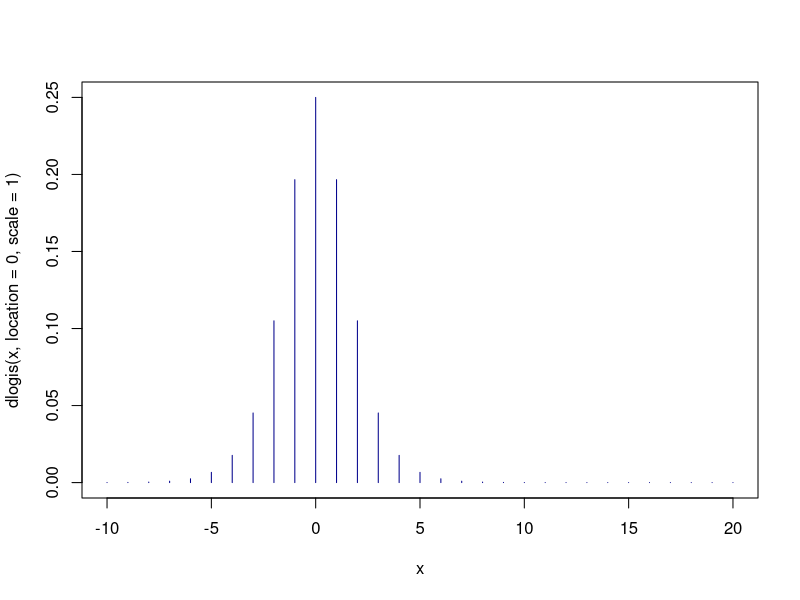
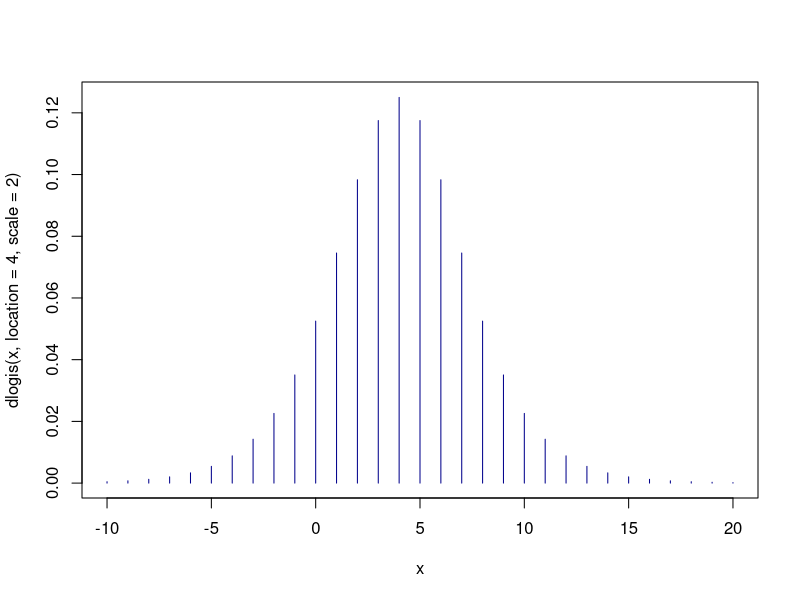
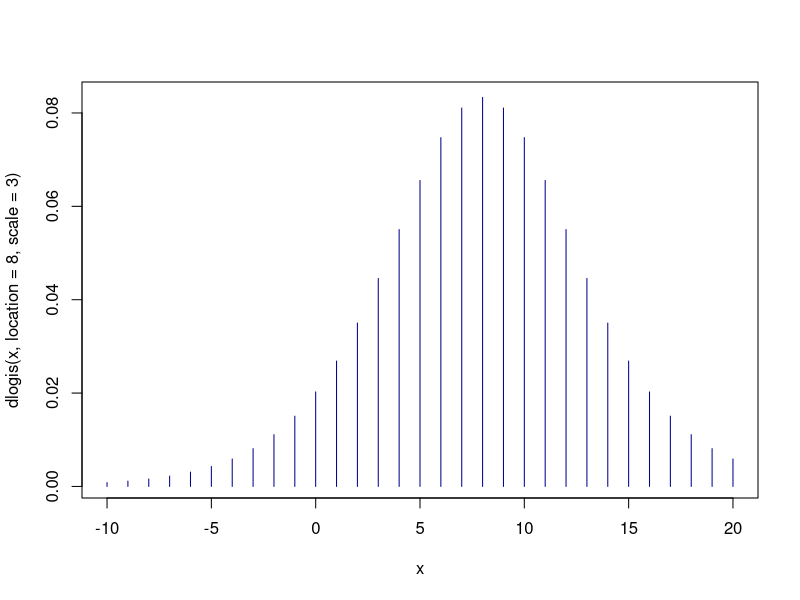
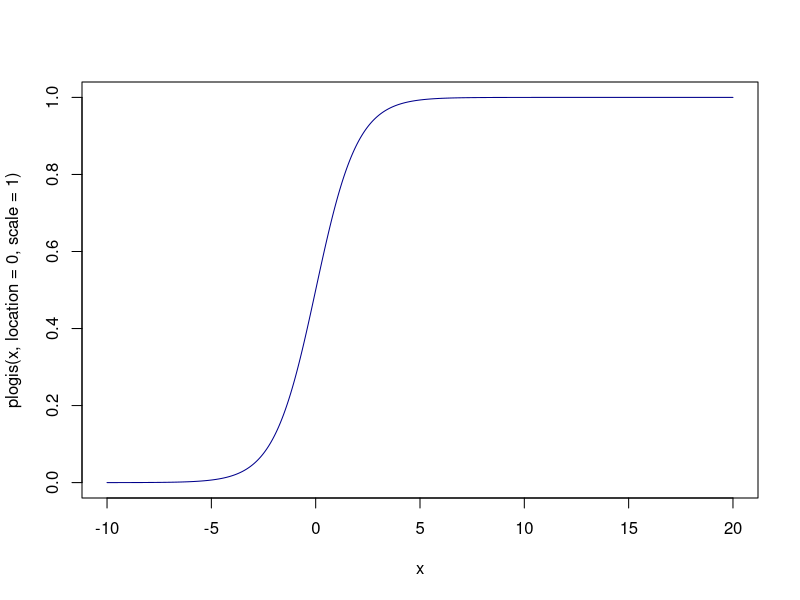
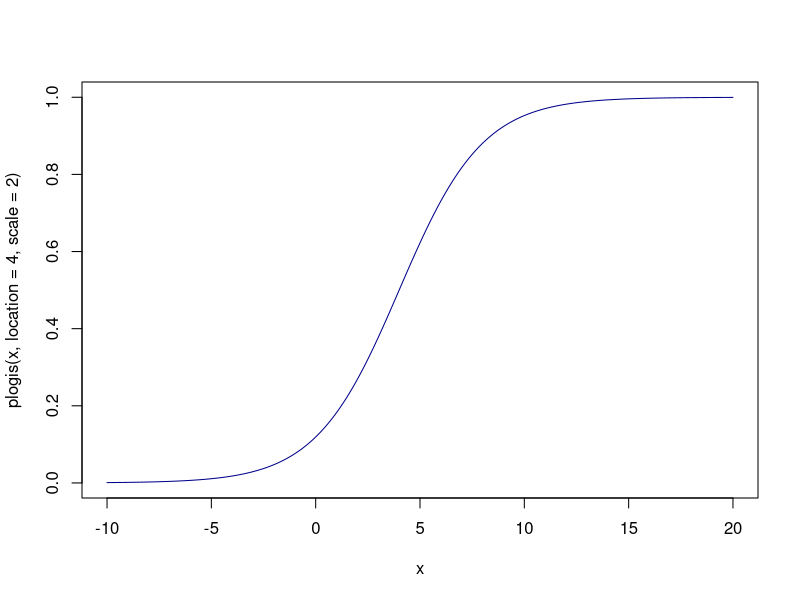
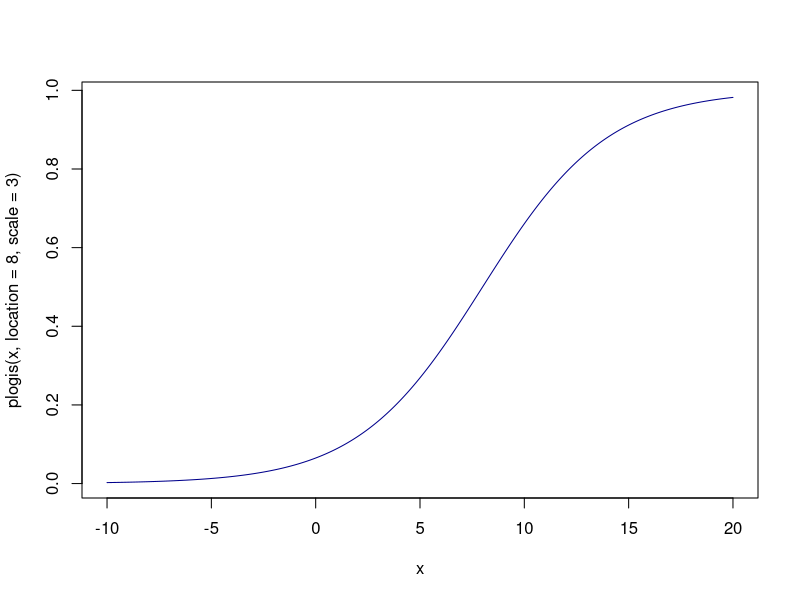
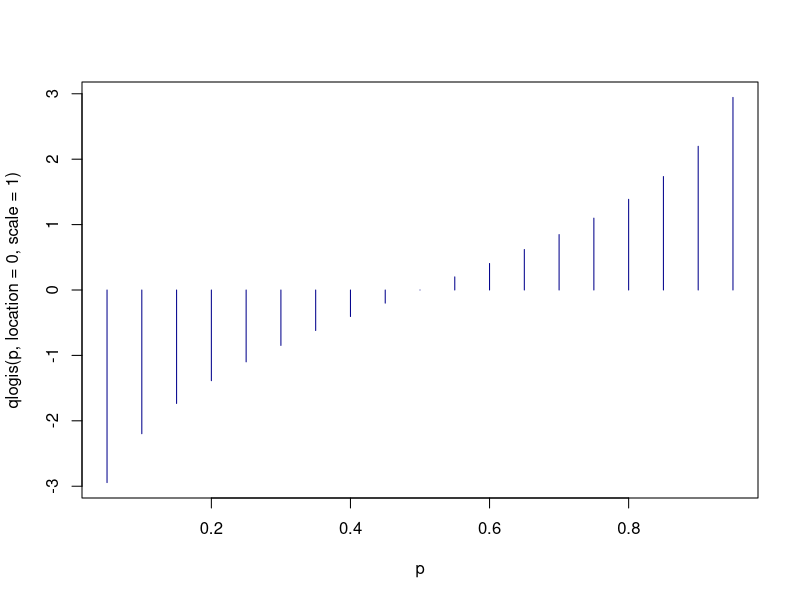
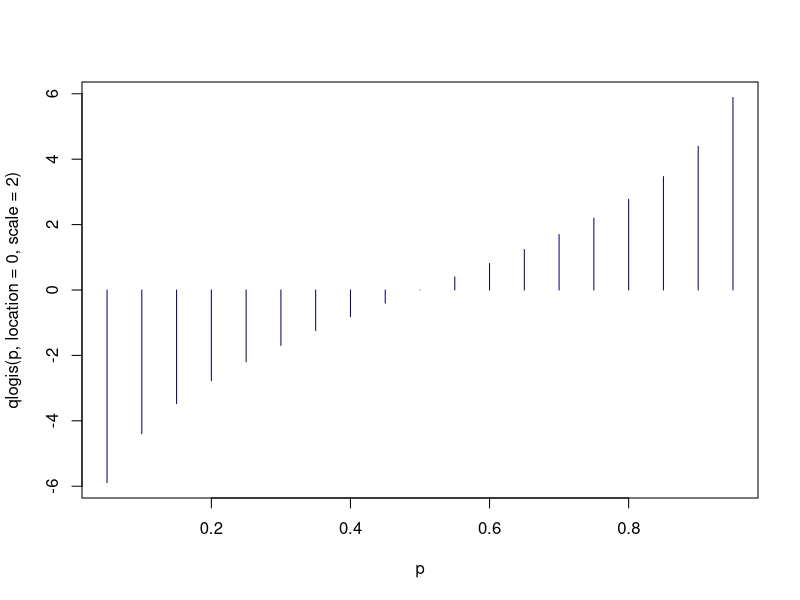

These charts were generated, in order, by the following R code:
## ---- chunk 1
x <- -10:20
plot(x, dlogis(x, location = 0, scale = 1), type = "h", col = "darkblue")
## ---- chunk 2
plot(x, dlogis(x, location = 4, scale = 2), type = "h", col = "darkblue")
## ---- chunk 3
plot(x, dlogis(x, location = 8, scale = 3), type = "h", col = "darkblue")
## ---- chunk 4
x <- seq(-10, 20, by=0.05)
plot(x, plogis(x, location = 0, scale = 1), type = "l", col = "darkblue")
## ---- chunk 5
plot(x, plogis(x, location = 4, scale = 2), type = "l", col = "darkblue")
## ---- chunk 6
plot(x, plogis(x, location = 8, scale = 3), type = "l", col = "darkblue")
## ---- chunk 7
p <- seq(0.05,0.95,by = 0.05)
plot(p, qlogis(p, location = 0, scale = 1), type = "h", col = "darkblue")
## ---- chunk 8
plot(p, qlogis(p, location = 0, scale = 2), type = "h", col = "darkblue")
## ---- chunk 9
plot(p, qlogis(p, location = 2, scale = 1), type = "h", col = "darkblue")
## ---- chunk 10
plot(p, qlogis(p, location = 8, scale = 3), type = "h", col = "darkblue")
## ---- chunk 11
location <- 4
scale <- 2
n <- c(20, 50, 200, 1000)


set.seed(58)
x1 <- rlogis(n[1], location, scale)
x2 <- rlogis(n[2], location, scale)
x3 <- rlogis(n[3], location, scale)
x4 <- rlogis(n[4], location, scale)
## ---- chunk 12
library(ggplot2)

# Teorinio tankio funkcija
logistine_tankio_f <- function(x, loc=4, sc=2) {
  dlogis(x, location=loc, scale=sc)
}

histograma1 <- ggplot(data.frame(x1), aes(x=x1)) +
  geom_histogram(aes(y=after_stat(density)), 
                 binwidth = 0.5,
                 colour="black", fill="white") +
  geom_density(alpha=.2, fill="darkblue") +
  stat_function(fun=logistine_tankio_f, 
                colour="red", linewidth=1, linetype="dashed") +
  labs(title="Logistinio skirstinio histograma (n=20)",
       subtitle="μ=4, σ=2",
       x="Reikšmė", 
       y="Tankis") +
  theme_minimal()
histograma1
## ---- chunk 13
histograma2 <- ggplot(data.frame(x2), aes(x=x2)) +
  geom_histogram(aes(y=after_stat(density)), 
                 binwidth = 0.5,
                 colour="black", fill="white") +
  geom_density(alpha=.2, fill="darkblue") +
  stat_function(fun=logistine_tankio_f, 
                colour="red", linewidth=1, linetype="dashed") +
  labs(title="Logistinio skirstinio histograma (n=50)",
       subtitle="μ=4, σ=2",
       x="Reikšmė", 
       y="Tankis") +
  theme_minimal()
histograma2
## ---- chunk 14
histograma3 <- ggplot(data.frame(x3), aes(x=x3)) +
  geom_histogram(aes(y=after_stat(density)), 
                 binwidth = 0.5,
                 colour="black", fill="white") +
  geom_density(alpha=.2, fill="darkblue") +
  stat_function(fun=logistine_tankio_f, 
                colour="red", linewidth=1, linetype="dashed") +
  labs(title="Logistinio skirstinio histograma (n=200)",
       subtitle="μ=4, σ=2",
       x="Reikšmė", 
       y="Tankis") +
  theme_minimal()
histograma3
## ---- chunk 15
histograma4 <- ggplot(data.frame(x4), aes(x=x4)) +
  geom_histogram(aes(y=after_stat(density)), 
                 binwidth = 0.5,
                 colour="black", fill="white") +
  geom_density(alpha=.2, fill="darkblue") +
  stat_function(fun=logistine_tankio_f, 
                colour="red", linewidth=1, linetype="dashed") +
  labs(title="Logistinio skirstinio histograma (n=1000)",
       subtitle="μ=4, σ=2",
       x="Reikšmė", 
       y="Tankis") +
  theme_minimal()
histograma4
## ---- chunk 16
# Apibrėžiame intervalą x ašiai
x_range <- seq(-10, 20, by=0.1)

ex1 <- ecdf(x1)
plot(ex1, main="Empirinė pasiskirstymo funkcija (n=20)", 
     xlab="x", ylab="F(x)", 
     col="blue", lwd=2)
# Pridedame teorinę pasiskirstymo funkciją
lines(x_range, plogis(x_range, location=4, scale=2), 
      col="red", lty=2, lwd=2)
# Pridedame legendą
legend("bottomright", 
       legend=c("Empirinė", "Teorinė"), 
       col=c("blue", "red"), 
       lty=c(1, 2), 
       lwd=c(2, 2))
## ---- chunk 17
ex2 <- ecdf(x2)
plot(ex2, main="Empirinė pasiskirstymo funkcija (n=50)", 
     xlab="x", ylab="F(x)", 
     col="blue", lwd=2)
lines(x_range, plogis(x_range, location=4, scale=2), 
      col="red", lty=2, lwd=2)
legend("bottomright", 
       legend=c("Empirinė", "Teorinė"), 
       col=c("blue", "red"), 
       lty=c(1, 2), 
       lwd=c(2, 2))
## ---- chunk 18
ex3 <- ecdf(x3)
plot(ex3, main="Empirinė pasiskirstymo funkcija (n=200)", 
     xlab="x", ylab="F(x)", 
     col="blue", lwd=2)
lines(x_range, plogis(x_range, location=4, scale=2), 
      col="red", lty=2, lwd=2)
legend("bottomright", 
       legend=c("Empirinė", "Teorinė"), 
       col=c("blue", "red"), 
       lty=c(1, 2), 
       lwd=c(2, 2))
## ---- chunk 19
ex4 <- ecdf(x4)
plot(ex4, main="Empirinė pasiskirstymo funkcija (n=1000)", 
     xlab="x", ylab="F(x)", 
     col="blue", lwd=2)
lines(x_range, plogis(x_range, location=4, scale=2), 
      col="red", lty=2, lwd=2)
legend("bottomright", 
       legend=c("Empirinė", "Teorinė"), 
       col=c("blue", "red"), 
       lty=c(1, 2), 
       lwd=c(2, 2))
## ---- chunk 20
library(e1071)
library(knitr)

# Teorinės logistinio skirstinio reikšmės su parametrais location=4, scale=2
theoretical_mean <- 4  # vidurkis = μ
theoretical_var <- (pi^2 * 2^2)/3  # dispersija = (π^2 * σ^2)/3
theoretical_sd <- sqrt(theoretical_var)  # standartinis nuokrypis
theoretical_skewness <- 0  # asimetrijos koeficientas
theoretical_kurtosis <- 1.2  # eksceso koeficientas = 6/5

# Sukuriame duomenų rėmelį palyginimui
stats_table <- data.frame(
  Metric = c("Vidurkis", "Dispersija", "Standartinis nuokrypis",
             "Asimetrijos koef.", "Eksceso koef."),
  Theoretical = c(theoretical_mean, theoretical_var, theoretical_sd,
                 theoretical_skewness, theoretical_kurtosis),
  n_20 = c(mean(x1), var(x1), sd(x1), skewness(x1), kurtosis(x1)),
  n_50 = c(mean(x2), var(x2), sd(x2), skewness(x2), kurtosis(x2)),
  n_200 = c(mean(x3), var(x3), sd(x3), skewness(x3), kurtosis(x3)),
  n_1000 = c(mean(x4), var(x4), sd(x4), skewness(x4), kurtosis(x4))
)

# Pridedame skirtumo stulpelius
stats_table$diff_20 <- round(abs(stats_table$n_20 - stats_table$Theoretical), 4)
stats_table$diff_50 <- round(abs(stats_table$n_50 - stats_table$Theoretical), 4)
stats_table$diff_200 <- round(abs(stats_table$n_200 - stats_table$Theoretical), 4)
stats_table$diff_1000 <- round(abs(stats_table$n_1000 - stats_table$Theoretical), 4)
## ---- chunk 21
# Formatuojame lentelę
kable(stats_table, 
      caption = "Empirinių ir teorinių statistikų palyginimas",
      col.names = c("Statistika", "Teorinė reikšmė", 
                    "n=20", "n=50", "n=200", "n=1000", 
                    "Skirtumas (n=20)", "Skirtumas (n=50)", 
                    "Skirtumas (n=200)", "Skirtumas (n=1000)"),
      digits = 4)
## ---- chunk 22
# Funkcija momentų metodo įvertiniams apskaičiuoti
MM_logistic <- function(x) {
  m_logistic <- mean(x)      # Imties vidurkis
  s_logistic <- var(x)       # Imties dispersija
  
  # Momentų metodo įvertiniai
  hat_mu <- m_logistic                   # Vidurkio įvertinys
  hat_sigma <- sqrt(3 * s_logistic / pi^2)  # Scale parametro įvertinys
  
  return(c(location = hat_mu, scale = hat_sigma))
}

# Bootstrap metodas MM įvertinių patikimumo įvertinimui
# Pasirenkame didžiausią imtį (n=1000) geresniam patikimumui
set.seed(58)
bootstrap_samples <- replicate(1000, sample(x4, size = length(x4), replace = TRUE))
bootstrap_estimates <- t(apply(bootstrap_samples, 2, MM_logistic))

## ---- chunk 23
# Vizualizuojame bootstrap rezultatus
par(mfrow=c(1,2))
boxplot(bootstrap_estimates[,1], main = "Location (μ)", col = "lightblue")
abline(h = 4, col = "red", lty = 2)  # Tikroji μ reikšmė
boxplot(bootstrap_estimates[,2], main = "Scale (σ)", col = "lightgreen")
abline(h = 2, col = "red", lty = 2)  # Tikroji σ reikšmė
par(mfrow=c(1,1))
## ---- chunk 24
# Skaičiuojame bootstrap pasikliautinus intervalus (95%)
location_ci <- quantile(bootstrap_estimates[,1], c(0.025, 0.975))
scale_ci <- quantile(bootstrap_estimates[,2], c(0.025, 0.975))

# Spausdiname rezultatus
cat("Bootstrap 95% pasikliautini intervalai:\n")
cat("Location (μ): [", round(location_ci[1], 4), ", ", round(location_ci[2], 4), "]\n")
cat("Scale (σ): [", round(scale_ci[1], 4), ", ", round(scale_ci[2], 4), "]\n")
## ---- chunk 25
# Momentų metodo įvertiniai x1 imčiai (n=20)
MM_logistic(x1)

# Momentų metodo įvertiniai x2 imčiai (n=50)
MM_logistic(x2)

# Momentų metodo įvertiniai x3 imčiai (n=200)
MM_logistic(x3)

# Momentų metodo įvertiniai x4 imčiai (n=1000)
MM_logistic(x4)

## ---- chunk 26

set.seed(58)
rand_logistic <- rlogis(x1, location = 4, scale = 2 )

m_logistic <- mean(rand_logistic)
s_logistic <- var(rand_logistic)

#MM
hat_mu <- m_logistic
hat_s <- sqrt(3 * s_logistic / pi^2)
hat_mu
hat_s
## ---- chunk 27
set.seed(58)
rand_logistic <- rlogis(x2, location = 4, scale = 2 )

m_logistic <- mean(rand_logistic)
s_logistic <- var(rand_logistic)

#MM
hat_mu <- m_logistic
hat_s <- sqrt(3 * s_logistic / pi^2)
hat_mu
hat_s
## ---- chunk 28
set.seed(58)
rand_logistic <- rlogis(x3, location = 4, scale = 2 )

m_logistic <- mean(rand_logistic)
s_logistic <- var(rand_logistic)

#MM
hat_mu <- m_logistic
hat_s <- sqrt(3 * s_logistic / pi^2)
hat_mu
hat_s
## ---- chunk 29
set.seed(58)
rand_logistic <- rlogis(x4, location = 4, scale = 2 )

m_logistic <- mean(rand_logistic)
s_logistic <- var(rand_logistic)

#MM
hat_mu <- m_logistic
hat_s <- sqrt(3 * s_logistic / pi^2)
hat_mu
hat_s
## ---- chunk 30
library(maxLik)

logLikFun <- function(param) {
  location <- param[1]
  scale <- param[2]
  sum(dlogis(x1, location = location,
            scale = scale, log = TRUE))
}
mle <- maxLik(logLik = logLikFun,
              start = c(location = 0, scale = 1))
summary(mle)
coef(mle)
stdEr(mle)

## ---- chunk 31

logLikFun <- function(param) {
  location <- param[1]
  scale <- param[2]
  sum(dlogis(x2, location = location,
             scale = scale, log = TRUE))
}
mle <- maxLik(logLik = logLikFun,
              start = c(location = 0, scale = 1))
summary(mle)
coef(mle)
stdEr(mle)

## ---- chunk 32
logLikFun <- function(param) {
  location <- param[1]
  scale <- param[2]
  sum(dlogis(x3, location = location,
             scale = scale, log = TRUE))
}
mle <- maxLik(logLik = logLikFun,
              start = c(location = 0, scale = 1))
summary(mle)
coef(mle)
stdEr(mle)

## ---- chunk 33
logLikFun <- function(param) {
  location <- param[1]
  scale <- param[2]
  sum(dlogis(x4, location = location,
             scale = scale, log = TRUE))
}
mle <- maxLik(logLik = logLikFun,
              start = c(location = 0, scale = 1))
summary(mle)
coef(mle)
stdEr(mle)

## ---- chunk 34
library(maxLik)
library(knitr)

# Apibrėžiame funkciją, kuri skaičiuoja MLE bet kuriai imčiai
MLE_logistic <- function(x, starting_values = c(location = 0, scale = 1)) {
  # Log-tikėtinumo funkcija
  logLikFun <- function(param) {
    location <- param[1]
    scale <- param[2]
    # Tikriname, ar scale > 0
    if (scale <= 0) return(-Inf)
    sum(dlogis(x, location = location, scale = scale, log = TRUE))
  }
  
  # Maksimizuojame log-tikėtinumo funkciją
  mle <- maxLik(logLik = logLikFun, start = starting_values)
  
  # Grąžiname rezultatus
  return(list(
    coefficients = coef(mle),
    standard_errors = stdEr(mle),
    summary = summary(mle)
  ))
}

# Skaičiuojame MLE įvertinius visoms imtims
# Naudojame 'pradinius spėjimus' arčiau tikrųjų parametrų
starting_values <- c(location = 3, scale = 1.5)

mle_x1 <- MLE_logistic(x1, starting_values)
mle_x2 <- MLE_logistic(x2, starting_values)
mle_x3 <- MLE_logistic(x3, starting_values)
mle_x4 <- MLE_logistic(x4, starting_values)

# Sukuriame rezultatų lentelę
mle_results <- data.frame(
  Sample_Size = c(20, 50, 200, 1000),
  Location_True = rep(4, 4),
  Location_MLE = c(mle_x1$coefficients[1], mle_x2$coefficients[1], 
                  mle_x3$coefficients[1], mle_x4$coefficients[1]),
  Location_SE = c(mle_x1$standard_errors[1], mle_x2$standard_errors[1],
                 mle_x3$standard_errors[1], mle_x4$standard_errors[1]),
  Scale_True = rep(2, 4),
  Scale_MLE = c(mle_x1$coefficients[2], mle_x2$coefficients[2],
               mle_x3$coefficients[2], mle_x4$coefficients[2]),
  Scale_SE = c(mle_x1$standard_errors[2], mle_x2$standard_errors[2],
              mle_x3$standard_errors[2], mle_x4$standard_errors[2])
)

# Pridedame absoliučias paklaidas
mle_results$Location_Error <- abs(mle_results$Location_MLE - mle_results$Location_True)
mle_results$Scale_Error <- abs(mle_results$Scale_MLE - mle_results$Scale_True)

# Parodome rezultatus
kable(mle_results, 
      caption = "Didžiausio tikėtinumo metodo įvertiniai logistiniam skirstiniui",
      col.names = c("Imties dydis", "μ (tikroji)", "μ̂ (MLE įvertinys)", "μ̂ stand. paklaida",
                    "σ (tikroji)", "σ̂ (MLE įvertinys)", "σ̂ stand. paklaida",
                    "μ abs. paklaida", "σ abs. paklaida"),
      digits = 4)
## ---- chunk 35
library(knitr)

# Ištraukiame momentų metodo (MM) rezultatus
mm_results <- data.frame(
  Sample_Size = c(20, 50, 200, 1000),
  Location_True = rep(4, 4),
  Location_MM = c(MM_logistic(x1)[1], MM_logistic(x2)[1], 
                 MM_logistic(x3)[1], MM_logistic(x4)[1]),
  Scale_True = rep(2, 4),
  Scale_MM = c(MM_logistic(x1)[2], MM_logistic(x2)[2], 
              MM_logistic(x3)[2], MM_logistic(x4)[2])
)

# Pridedame absoliučias MM paklaidas
mm_results$Location_MM_Error <- abs(mm_results$Location_MM - mm_results$Location_True)
mm_results$Scale_MM_Error <- abs(mm_results$Scale_MM - mm_results$Scale_True)

# Jungiame MM ir MLE rezultatus
comparison <- data.frame(
  Sample_Size = mm_results$Sample_Size,
  
  # Vietos parametras (μ)
  Location_True = mm_results$Location_True,
  Location_MM = mm_results$Location_MM,
  Location_MLE = mle_results$Location_MLE,
  Location_MM_Error = mm_results$Location_MM_Error,
  Location_MLE_Error = mle_results$Location_Error,
  
  # Skalės parametras (σ)
  Scale_True = mm_results$Scale_True,
  Scale_MM = mm_results$Scale_MM,
  Scale_MLE = mle_results$Scale_MLE,
  Scale_MM_Error = mm_results$Scale_MM_Error,
  Scale_MLE_Error = mle_results$Scale_Error
)

# Pateikiame palyginimą lentelės forma
kable(comparison,
      caption = "MM ir MLE įvertinių palyginimas logistiniam skirstiniui",
      col.names = c(
        "Imties dydis", 
        "μ tikroji", "μ (MM)", "μ (MLE)", 
        "μ MM paklaida", "μ MLE paklaida",
        "σ tikroji", "σ (MM)", "σ (MLE)", 
        "σ MM paklaida", "σ MLE paklaida"
      ),
      digits = 4)
## ---- chunk 36
## Bootstrap metodas
# Nustatome parametrus
m <- 500 # bootstrap imčių skaičius
set.seed(58) # tas pats seed kaip ir generuojant duomenis

# Bootstrap pasikliautiniai intervalai location parametrui (μ)
bootstrap_loc1 <- replicate(m, mean(sample(x1, size = length(x1), replace = TRUE)))
bootstrap_loc2 <- replicate(m, mean(sample(x2, size = length(x2), replace = TRUE)))
bootstrap_loc3 <- replicate(m, mean(sample(x3, size = length(x3), replace = TRUE)))
bootstrap_loc4 <- replicate(m, mean(sample(x4, size = length(x4), replace = TRUE)))

# Bootstrap pasikliautiniai intervalai scale parametrui (σ)
# Naudojame momentų metodo įvertinį σ = sqrt(3 * var(x) / π²)
bootstrap_scale1 <- replicate(m, sqrt(3 * var(sample(x1, size = length(x1), replace = TRUE)) / pi^2))
bootstrap_scale2 <- replicate(m, sqrt(3 * var(sample(x2, size = length(x2), replace = TRUE)) / pi^2))
bootstrap_scale3 <- replicate(m, sqrt(3 * var(sample(x3, size = length(x3), replace = TRUE)) / pi^2))
bootstrap_scale4 <- replicate(m, sqrt(3 * var(sample(x4, size = length(x4), replace = TRUE)) / pi^2))

# Apskaičiuojame 95% pasikliautinus intervalus bootstrap metodu
ci_loc1 <- quantile(bootstrap_loc1, c(0.025, 0.975))
ci_loc2 <- quantile(bootstrap_loc2, c(0.025, 0.975))
ci_loc3 <- quantile(bootstrap_loc3, c(0.025, 0.975))
ci_loc4 <- quantile(bootstrap_loc4, c(0.025, 0.975))

ci_scale1 <- quantile(bootstrap_scale1, c(0.025, 0.975))
ci_scale2 <- quantile(bootstrap_scale2, c(0.025, 0.975))
ci_scale3 <- quantile(bootstrap_scale3, c(0.025, 0.975))
ci_scale4 <- quantile(bootstrap_scale4, c(0.025, 0.975))

# Sukuriame rezultatų lentelę
library(knitr)
bootstrap_results <- data.frame(
  Parameter = rep(c("Location (μ)", "Scale (σ)"), each=4),
  Sample_Size = rep(c(20, 50, 200, 1000), 2),
  True_Value = rep(c(4, 2), each=4),
  Estimate = c(
    mean(x1), mean(x2), mean(x3), mean(x4),
    sqrt(3 * var(x1) / pi^2), sqrt(3 * var(x2) / pi^2), 
    sqrt(3 * var(x3) / pi^2), sqrt(3 * var(x4) / pi^2)
  ),
  CI_Lower = c(ci_loc1[1], ci_loc2[1], ci_loc3[1], ci_loc4[1],
              ci_scale1[1], ci_scale2[1], ci_scale3[1], ci_scale4[1]),
  CI_Upper = c(ci_loc1[2], ci_loc2[2], ci_loc3[2], ci_loc4[2],
              ci_scale1[2], ci_scale2[2], ci_scale3[2], ci_scale4[2])
)
bootstrap_results
## ---- chunk 37
quantile_x1 <- quantile(x1, probs = c(0.25, 0.5, 0.75))
quantile_x1
## ---- chunk 38
quantile_x2 <- quantile(x2, probs = c(0.25, 0.5, 0.75))
quantile_x2
## ---- chunk 39
quantile_x3 <- quantile(x3, probs = c(0.25, 0.5, 0.75))
quantile_x3
## ---- chunk 40
quantile_x4 <- quantile(x4, probs = c(0.25, 0.5, 0.75))
quantile_x4
## ---- chunk 41

set.seed(58)
x11 <- sample(c(x1, 30, 50 ,60, 70, 80))
set.seed(58)
x22 <- sample(c(x2, 30, 50 ,60, 70, 80))
set.seed(58)
x33 <- sample(c(x3, 30, 50 ,60, 70, 80))
set.seed(58)
x44 <- sample(c(x4,30, 50 ,60, 70, 80))

table(x1)
table(x11)

## ---- chunk 42
table(x2)
table(x22)
## ---- chunk 43
table(x3)
table(x33)
## ---- chunk 44
table(x4)
table(x44)
## ---- chunk 45
outliers_x11 <- boxplot(x11)$out
## ---- chunk 46
outliers_x22 <- boxplot(x22)$out
## ---- chunk 47
outliers_x33 <- boxplot(x33)$out
## ---- chunk 48
outliers_x44 <- boxplot(x44)$out
## ---- chunk 49
# Atspausdinti visas išskirtis
cat("x11 išskirtys:", outliers_x11, "\n")
cat("x22 išskirtys:", outliers_x22, "\n")
cat("x33 išskirtys:", outliers_x33, "\n")
cat("x44 išskirtys:", outliers_x44, "\n")

# Patikrinti, ar pridėtos išskirtys (30, 50, 60, 70, 80) yra identifikuojamos
expected_outliers <- c(30, 50, 60, 70, 80)

cat("\nAr visos pridėtos išskirtys identifikuojamos?\n")
cat("x11:", all(expected_outliers %in% outliers_x11), "\n")
cat("x22:", all(expected_outliers %in% outliers_x22), "\n")
cat("x33:", all(expected_outliers %in% outliers_x33), "\n")
cat("x44:", all(expected_outliers %in% outliers_x44), "\n")
## ---- chunk 50
library(ggplot2)

# Parametrai normaliam skirstiniui
location <- 4  
scale_normal <- sd(x4)  # standartinis nuokrypis iš didžiausios imties

# Sukuriame funkcijas normaliojo ir logistinio tankio skaičiavimui
norm_dens <- function(x) dnorm(x, mean=location, sd=scale_normal)
logis_dens <- function(x) dlogis(x, location=location, scale=2)

# Imtis n=20
ggplot(data.frame(x1), aes(x=x1)) +
  geom_histogram(aes(y=after_stat(density)), binwidth=0.5, 
                 fill="lightblue", color="white", alpha=0.7) +
  stat_function(fun=norm_dens, geom="line", 
                aes(color="Normalusis"), linewidth=1.2, linetype="dashed") +
  stat_function(fun=logis_dens, geom="line", 
                aes(color="Logistinis"), linewidth=1.2) +
  scale_color_manual(values=c("Normalusis"="blue", "Logistinis"="red")) +
  labs(title="Logistinis vs normalusis (n=20)",
       x="Reikšmė", y="Tankis",
       color="Skirstinys") +
  theme_minimal() +
  theme(legend.position="top")
## ---- chunk 51
# Imtis n=1000
ggplot(data.frame(x4), aes(x=x4)) +
  geom_histogram(aes(y=after_stat(density)), binwidth=0.5,
                 fill="lightblue", color="white", alpha=0.7) +
  stat_function(fun=norm_dens, geom="line", 
                aes(color="Normalusis"), linewidth=1.2, linetype="dashed") +
  stat_function(fun=logis_dens, geom="line", 
                aes(color="Logistinis"), linewidth=1.2) +
  scale_color_manual(values=c("Normalusis"="blue", "Logistinis"="red")) +
  labs(title="Logistinis vs normalusis (n=1000)",
       x="Reikšmė", y="Tankis",
       color="Skirstinys") +
  theme_minimal() +
  theme(legend.position="top")
## ---- chunk 52
duom <- read.csv("reaction_times.csv")

x <- seq(200, 1600)
vid <- mean(duom$time)
scale <- sd(duom$time) / 1.8138

hist(duom$time, breaks = seq(200, 1600, by = 20), prob = TRUE,
     main="Dalyvių pagal vidutinį reakcijos laiką pasiskirstymas",
     xlab="Vidutinis reakcijos laikas (ms)",
     ylab="Tankis")
lines(x, dlogis(x, location = vid, scale = scale), col = 2, lwd = 2)
lines(x, dnorm(x, vid, sd(duom$time)), col = 4, lwd = 2)
legend(200, 0.004, legend=c("Logistinis", "Normalusis"),
       col=c(2, 4), lty=1:1, cex=0.8)
